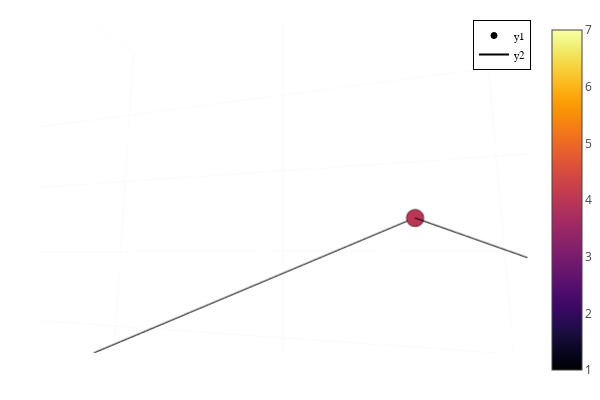

The notebook cell saved with this chart:
### Code cell
newQ = copy(Q)
newQ = dihedralRotate(newQ,4,-pi/4)
newQ = dihedralRotate(newQ,3,pi/2)
newQ = dihedralRotate(newQ,1,pi/4)
newQ = dihedralRotate(newQ,2,-pi/2)
fig = Plots.plot(zlim=(-0.3,1.5))
plotChain!(newQ)
display(fig)

### Figure 1 — Plotly figure (JSON) as saved in the notebook; plotly's stock layout.template omitted (floating-point values rounded to 4 significant figures; data arrays with more than 128 entries replaced by an {"elided": "..."} marker saying what was removed)
{"data": [{"colorbar": {"title": {"text": ""}}, "legendgroup": "y1", "marker": {"color": "rgba(0, 0, 4, 1.000)", "line": {"color": "rgba(0, 0, 0, 1)", "width": 1}, "size": 6, "symbol": "circle"}, "mode": "markers", "name": "y1", "scene": "scene", "showlegend": true, "type": "scatter3d", "x": [0.1], "xaxis": "x", "y": [1.1], "yaxis": "y", "z": [2.443e-09], "zaxis": "z", "zmax": 7, "zmin": 1}, {"colorbar": {"title": {"text": ""}}, "legendgroup": "y1", "marker": {"color": "rgba(51, 10, 94, 1.000)", "line": {"color": "rgba(0, 0, 0, 1)", "width": 1}, "size": 6, "symbol": "circle"}, "mode": "markers", "name": "y1", "scene": "scene", "showlegend": false, "type": "scatter3d", "x": [6.295e-09], "xaxis": "x", "y": [6.959e-09], "yaxis": "y", "z": [0.1], "zaxis": "z", "zmax": 7, "zmin": 1}, {"colorbar": {"title": {"text": ""}}, "legendgroup": "y1", "marker": {"color": "rgba(120, 28, 109, 1.000)", "line": {"color": "rgba(0, 0, 0, 1)", "width": 1}, "size": 6, "symbol": "circle"}, "mode": "markers", "name": "y1", "scene": "scene", "showlegend": false, "type": "scatter3d", "x": [1.0], "xaxis": "x", "y": [2.154e-09], "yaxis": "y", "z": [6.04e-09], "zaxis": "z", "zmax": 7, "zmin": 1}, {"colorbar": {"title": {"text": ""}}, "legendgroup": "y1", "marker": {"color": "rgba(187, 55, 85, 1.000)", "line": {"color": "rgba(0, 0, 0, 1)", "width": 1}, "size": 6, "symbol": "circle"}, "mode": "markers", "name": "y1", "scene": "scene", "showlegend": false, "type": "scatter3d", "x": [1.07], "xaxis": "x", "y": [0.7071], "yaxis": "y", "z": [0.7036], "zaxis": "z", "zmax": 7, "zmin": 1}, {"colorbar": {"title": {"text": ""}}, "legendgroup": "y1", "marker": {"color": "rgba(237, 105, 37, 1.000)", "line": {"color": "rgba(0, 0, 0, 1)", "width": 1}, "size": 6, "symbol": "circle"}, "mode": "markers", "name": "y1", "scene": "scene", "showlegend": false, "type": "scatter3d", "x": [0.9996], "xaxis": "x", "y": [1.418], "yaxis": "y", "z": [-0.003509], "zaxis": "z", "zmax": 7, "zmin": 1}, {"colorbar": {"title": {"text": ""}}, "legendgroup": "y1", "marker": {"color": "rgba(252, 181, 25, 1.000)", "line": {"color": "rgba(0, 0, 0, 1)", "width": 1}, "size": 6, "symbol": "circle"}, "mode": "markers", "name": "y1", "scene": "scene", "showlegend": false, "type": "scatter3d", "x": [-0.001689], "xaxis": "x", "y": [1.34], "yaxis": "y", "z": [0.03298], "zaxis": "z", "zmax": 7, "zmin": 1}, {"colorbar": {"title": {"text": ""}}, "legendgroup": "y1", "marker": {"color": "rgba(252, 255, 164, 1.000)", "line": {"color": "rgba(0, 0, 0, 1)", "width": 1}, "size": 6, "symbol": "circle"}, "mode": "markers", "name": "y1", "scene": "scene", "showlegend": false, "type": "scatter3d", "x": [0.1981], "xaxis": "x", "y": [0.2659], "yaxis": "y", "z": [0.2217], "zaxis": "z", "zmax": 7, "zmin": 1}, {"colorbar": {"title": {"text": ""}}, "hoverinfo": "none", "marker": {"cmax": 7, "cmin": 1, "color": [0.5], "colorscale": {"elided": "256x2 mixed values"}, "opacity": 1e-10, "showscale": true, "size": 1e-10}, "mode": "markers", "name": "y1", "scene": "scene", "showlegend": false, "type": "scatter3d", "x": [0.1], "xaxis": "x", "y": [1.1], "yaxis": "y", "z": [2.443e-09], "zaxis": "z", "zmax": 7, "zmin": 1}, {"colorbar": {"title": {"text": ""}}, "legendgroup": "y2", "line": {"color": "rgba(0, 0, 0, 1)", "dash": "solid", "shape": "linear", "width": 2}, "mode": "lines", "name": "y2", "scene": "scene", "showlegend": true, "type": "scatter3d", "x": [0.1, 6.295e-09, 1.0, 1.07, 0.9996, -0.001689, 0.1981], "xaxis": "x", "y": [1.1, 6.959e-09, 2.154e-09, 0.7071, 1.418, 1.34, 0.2659], "yaxis": "y", "z": [2.443e-09, 0.1, 6.04e-09, 0.7036, -0.003509, 0.03298, 0.2217], "zaxis": "z", "zmax": 7, "zmin": 1}], "layout": {"annotations": [], "height": 400, "legend": {"bgcolor": "rgba(255, 255, 255, 1.000)", "bordercolor": "rgba(0, 0, 0, 1)", "borderwidth": 1, "font": {"color": "rgba(0, 0, 0, 1)", "family": "sans-serif", "size": 11}, "title": {"font": {"color": "rgba(0, 0, 0, 1)", "family": "sans-serif", "size": 15}, "text": ""}, "tracegroupgap": 0, "traceorder": "normal", "x": 1, "xanchor": "auto", "y": 1, "yanchor": "auto"}, "margin": {"b": 20, "l": 0, "r": 0, "t": 20}, "paper_bgcolor": "rgba(255, 255, 255, 1.000)", "plot_bgcolor": "rgba(255, 255, 255, 1.000)", "scene": {"aspectmode": "auto", "aspectratio": {"x": 1.047, "y": 1.384, "z": 0.6903}, "camera": {"center": {"x": 0, "y": 0, "z": 0}, "eye": {"x": -0.009366, "y": -0.003117, "z": -0.001602}, "projection": {"type": "perspective"}, "up": {"x": 0, "y": 0, "z": 1}}, "domain": {"x": [0.07647, 0.9934], "y": [0.07581, 0.9902]}, "xaxis": {"gridcolor": "rgba(0, 0, 0, 0.1)", "gridwidth": 0.5, "linecolor": "rgba(0, 0, 0, 1)", "mirror": false, "range": [-0.03385, 1.103], "showgrid": true, "showline": true, "showticklabels": true, "tickangle": 0, "tickcolor": "rgb(0, 0, 0)", "tickfont": {"color": "rgba(0, 0, 0, 1)", "family": "sans-serif", "size": 11}, "tickmode": "array", "ticks": "inside", "ticktext": ["0.00", "0.25", "0.50", "0.75", "1.00"], "tickvals": [0, 0.25, 0.5, 0.75, 1], "title": {"font": {"color": "rgba(0, 0, 0, 1)", "family": "sans-serif", "size": 15}, "text": "x"}, "type": "linear", "visible": true, "zeroline": false, "zerolinecolor": "rgba(0, 0, 0, 1)"}, "yaxis": {"gridcolor": "rgba(0, 0, 0, 0.1)", "gridwidth": 0.5, "linecolor": "rgba(0, 0, 0, 1)", "mirror": false, "range": [-0.04253, 1.46], "showgrid": true, "showline": true, "showticklabels": true, "tickangle": 0, "tickcolor": "rgb(0, 0, 0)", "tickfont": {"color": "rgba(0, 0, 0, 1)", "family": "sans-serif", "size": 11}, "tickmode": "array", "ticks": "inside", "ticktext": ["0.0", "0.3", "0.6", "0.9", "1.2"], "tickvals": [0, 0.3, 0.6, 0.9, 1.2], "title": {"font": {"color": "rgba(0, 0, 0, 1)", "family": "sans-serif", "size": 15}, "text": "y"}, "type": "linear", "visible": true, "zeroline": false, "zerolinecolor": "rgba(0, 0, 0, 1)"}, "zaxis": {"gridcolor": "rgba(0, 0, 0, 0.1)", "gridwidth": 0.5, "linecolor": "rgba(0, 0, 0, 1)", "mirror": false, "range": [-0.3, 1.5], "showgrid": true, "showline": true, "showticklabels": true, "tickangle": 0, "tickcolor": "rgb(0, 0, 0)", "tickfont": {"color": "rgba(0, 0, 0, 1)", "family": "sans-serif", "size": 11}, "tickmode": "array", "ticks": "inside", "ticktext": ["0.0", "0.3", "0.6", "0.9", "1.2"], "tickvals": [0, 0.3, 0.6, 0.9, 1.2], "title": {"font": {"color": "rgba(0, 0, 0, 1)", "family": "sans-serif", "size": 15}, "text": "z"}, "type": "linear", "visible": true, "zeroline": false, "zerolinecolor": "rgba(0, 0, 0, 1)"}}, "showlegend": true, "width": 600}}
